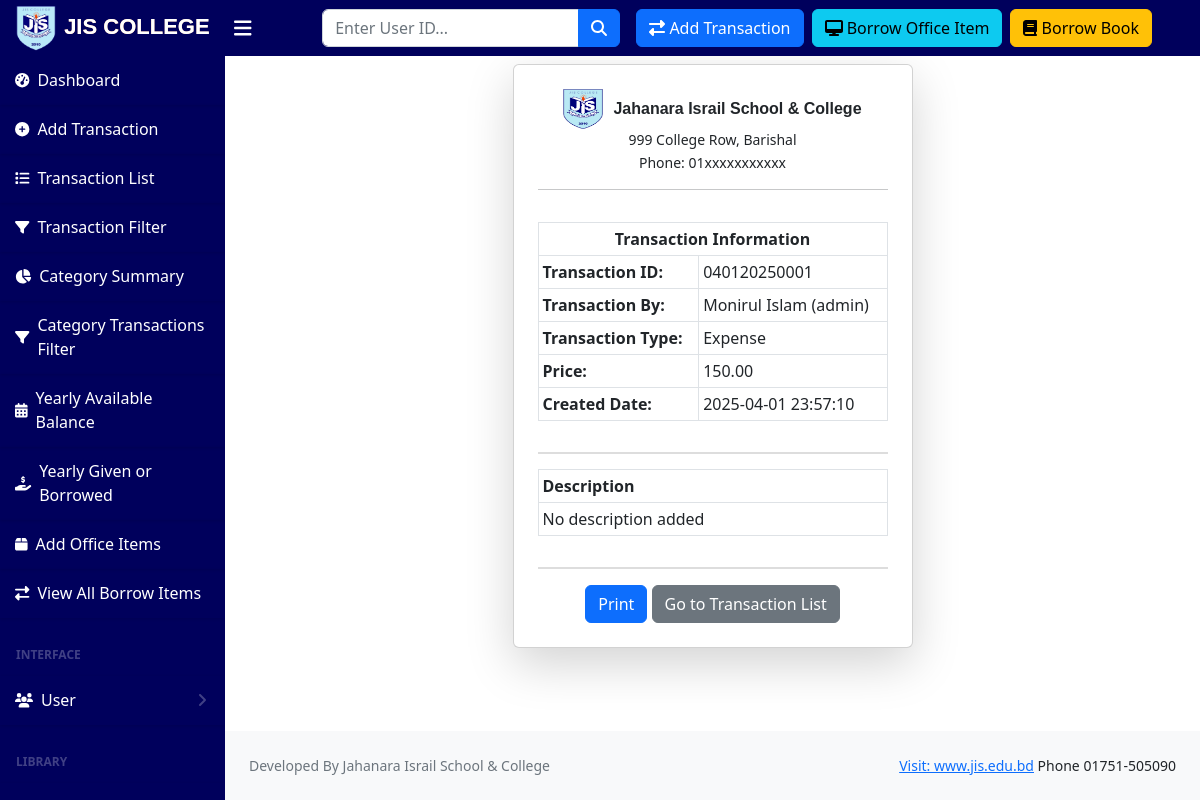
The page /transaction-print/28/ (signed in) on the database as committed earlier.
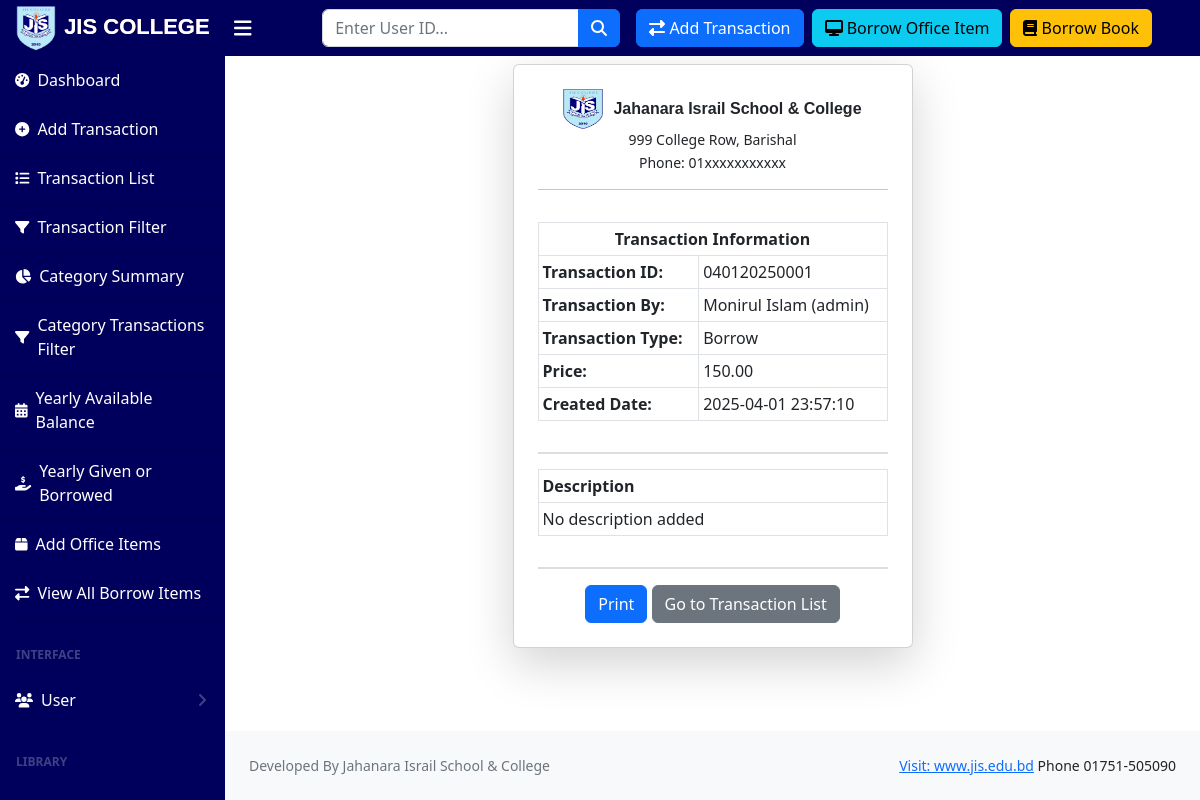
The same page on the database as committed later.
### account/models.py (models this page shows, shortened)
class Transaction(models.Model):
    transaction_id = models.CharField(max_length=20, unique=True, editable=False)
    transaction_by = models.ForeignKey(User, on_delete=models.CASCADE)
    TRANSACTION_TYPES = [
        ('income', 'Income'),
        ('expense', 'Expense'),
        ('borrow', 'Borrow'),
        ('given', 'Given'),
    ]
    category = models.ForeignKey('TransactionCategory', on_delete=models.SET_NULL, null=True, blank=True)
    transaction_type = models.CharField(max_length=30, choices=TRANSACTION_TYPES, default='income')
    price = models.DecimalField(max_digits=10, decimal_places=2)
    description = RichTextField(null=True, blank=True)
    invoice_no = models.CharField(max_length=15, null=True, blank=True)
    invoice_id = models.CharField(max_length=15, null=True, blank=True)
    invoice_date = models.DateField(null=True, blank=True)
    check_no = models.CharField(max_length=15, null=True, blank=True)
    created_by = models.ForeignKey(User, on_delete=models.SET_NULL, null=True, blank=True, related_name="created_transactions")
    created_date = models.DateTimeField(auto_now_add=True)

### account/views.py (the view)
# urls.py: path('transaction-print/<int:transaction_id>/', transaction_print, name='transaction_print'),
@user_passes_test(lambda u: u.is_superuser or u.is_staff, login_url='login')
def transaction_print(request, transaction_id):
    transaction = get_object_or_404(Transaction, id=transaction_id)
    return render(request, 'transactions/transaction_print.html', {'transaction': transaction})

### templates/transactions/transaction_print.html (shortened to what this page needs)
{% extends 'base.html' %}
{% load static %}
{% block content %}
<div class="container mt-2">
    <div class="card shadow-lg p-4" id="print-area" style="width: 400px; margin: 0 auto;">
        <div class="text-center mb-3">
            <div style="display: flex; align-items: center; justify-content: center;">
                <img src="{% static 'assets/img/jiscollege.png' %}" alt="School Logo" style="width: 40px; height: 40px; margin-right: 10px;">
                <h6 style="font-family: 'Arial', sans-serif; font-weight: bold; margin-bottom: 0;">Jahanara Israil School & College</h6>
            </div>
            <p style="font-size: 14px; margin-bottom: 2px;">999 College Row, Barishal</p>
            <p style="font-size: 14px;">Phone: 01xxxxxxxxxxx</p>
            <hr>
        </div>
        <table class="table table-bordered table-sm">
            <thead>
                <tr>
                    <th colspan="2" class="text-center">Transaction Information</th>
                </tr>
            </thead>
            <tbody>
                <tr>
                    <td><strong>Transaction ID:</strong></td>
                    <td>{{ transaction.transaction_id }}</td>
                </tr>
                <tr>
                    <td><strong>Transaction By:</strong></td>
                    <td>{{ transaction.transaction_by.get_full_name }} ({{ transaction.transaction_by.username }})</td>
                </tr>
                <tr>
                    <td><strong>Transaction Type:</strong></td>
                    <td>{{ transaction.transaction_type|title }}</td>
                </tr>
                <tr>
                    <td><strong>Price:</strong></td>
                    <td>{{ transaction.price }}</td>
                </tr>
                <tr>
                    <td><strong>Created Date:</strong></td>
                    <td>{{ transaction.created_date|date:"Y-m-d H:i:s" }}</td>
                </tr>
            </tbody>
        </table>
        <div style="border-bottom: 2px solid #ddd; margin-bottom: 15px; margin-top: 15px;"></div>
        <table class="table table-bordered table-sm">
            <thead>
                <tr>
                    <th>Description</th>
                </tr>
            </thead>
            <tbody>
                <tr>
                    <td>{% if transaction.description %}{{ transaction.description }}{% else %}No description added{% endif %}</td>
                </tr>
            </tbody>
        </table>
        <div style="border-top: 2px solid #ddd; margin-top: 15px;"></div>
        <div class="text-center mt-3" id="printButton">
            <button class="btn btn-primary" onclick="printMemo()">Print</button>
            <a href="{% url 'transaction_list' %}" class="btn btn-secondary">Go to Transaction List</a>
        </div>
    </div>
</div>
{% endblock content %}

Rows that differ between the two databases and show on the page:
changed Transaction "Monirul Islam": transaction_type "Expense" → "Borrow"
